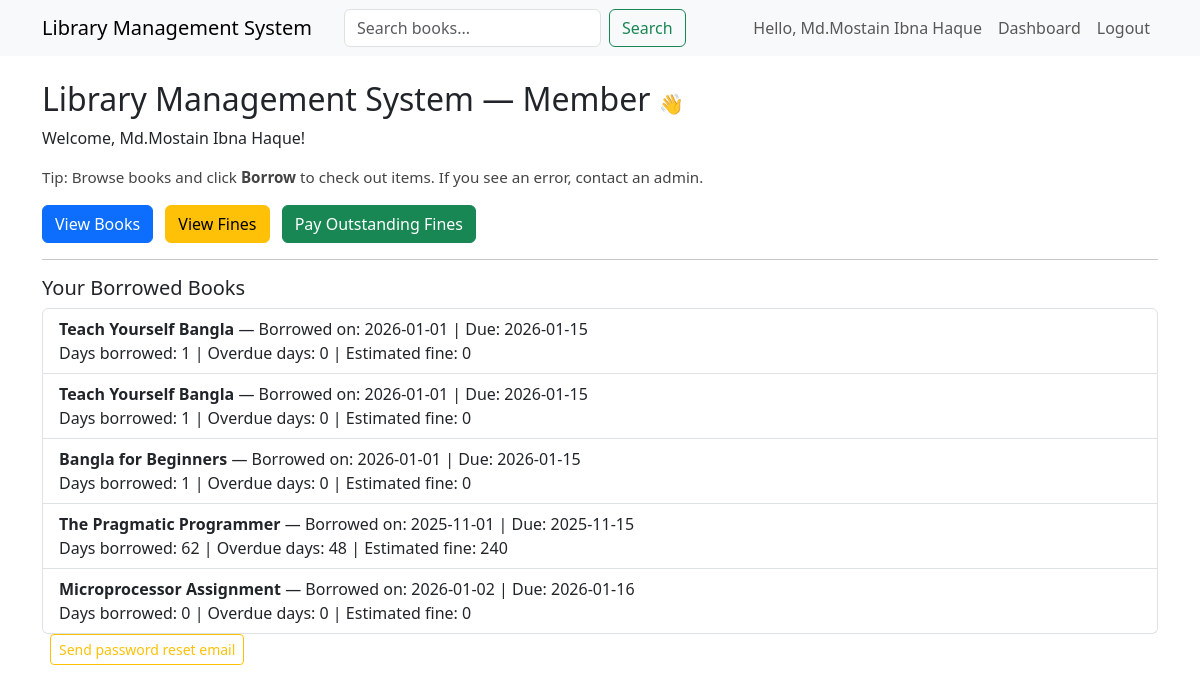
The app's page /dashboard (signed in) with its own data.
### tables this page shows
CREATE TABLE transactions(
        id INTEGER PRIMARY KEY,
        user_id INTEGER,
        book_id INTEGER,
        issue_date TEXT,
        due_date TEXT,
        return_date TEXT,
        FOREIGN KEY(user_id) REFERENCES users(id),
        FOREIGN KEY(book_id) REFERENCES books(id)
    );

CREATE TABLE books(
        id INTEGER PRIMARY KEY,
        title TEXT,
        author TEXT,
        isbn TEXT,
        category TEXT,
        quantity INTEGER,
        available INTEGER
    , image TEXT, pdf TEXT);

### app.py (the view, shortened to what this page needs)
@app.route("/dashboard")
@login_required
def dashboard():
    app.logger.info("Dashboard requested user_id=%s role=%s", session.get("user_id"), session.get("user_role"))
    return render_template("member.html")

### app.py (called while the page is built)
def db_connect():
    con = sqlite3.connect(DB_PATH, detect_types=sqlite3.PARSE_DECLTYPES)
    con.row_factory = sqlite3.Row
    return con

def login_required(f):
    from functools import wraps
    @wraps(f)
    def decorated(*args, **kwargs):
        if "user_id" not in session:
            return redirect(url_for("login"))
        return f(*args, **kwargs)
    return decorated

### templates/member.html
{% extends 'base.html' %}
{% block content %}
<h2>Library Management System — Member <span class="emoji">👋</span></h2>
<p>Welcome, {{ session.user_name }}!</p>
<p class="suggestion">Tip: Browse books and click <strong>Borrow</strong> to check out items. If you see an error, contact an admin.</p>
<a class="btn btn-primary pulse" href="/books">View Books</a>
<a class="btn btn-warning ms-2" href="/fines">View Fines</a>
<a class="btn btn-success ms-2" href="/payment">Pay Outstanding Fines</a>
<hr>
<h5>Your Borrowed Books</h5>
<div class="list-group">
  {% set txs = [] %}
  {% set txs = (get_user_transactions() if True else []) %}
  {% if txs %}
    {% for t in txs %}
      <div class="list-group-item">
        <strong>{{ t.book_title }}</strong> — Borrowed on: {{ t.issue_date }} | Due: {{ t.due_date }}<br>
        Days borrowed: {{ t.days_borrowed }} | Overdue days: {{ t.overdue_days }} | Estimated fine: {{ t.estimated_fine }}
      </div>
    {% endfor %}
  {% else %}
    <p>No active borrows.</p>
  {% endif %}
</div>
<form method="post" action="/account/send_reset" class="d-inline ms-2">
  <button class="btn btn-sm btn-outline-warning" onclick="return confirm('Send a password reset email to {{ session.user_name }}?')">Send password reset email</button>
</form>
{% endblock %}

### static/style.css (style rules this page uses)
body { padding-bottom: 40px; }
.pulse { animation: pulse 2.5s ease-in-out infinite; }
.emoji { font-size: 1.25rem; margin-right: 6px; }
.suggestion { font-size: 0.95rem; color: #444; }

### records on screen
transactions: book_title "Teach Yourself Bangla", issue_date "2026-01-01", due_date "2026-01-15", days_borrowed "1", overdue_days "0", estimated_fine "0"
transactions: book_title "Teach Yourself Bangla", issue_date "2026-01-01", due_date "2026-01-15", days_borrowed "1", overdue_days "0", estimated_fine "0"
transactions: book_title "Bangla for Beginners", issue_date "2026-01-01", due_date "2026-01-15", days_borrowed "1", overdue_days "0", estimated_fine "0"
transactions: book_title "The Pragmatic Programmer", issue_date "2025-11-01", due_date "2025-11-15", days_borrowed "62", overdue_days "48", estimated_fine "240"
transactions: book_title "Microprocessor Assignment", issue_date "2026-01-02", due_date "2026-01-16", days_borrowed "0", overdue_days "0", estimated_fine "0"

### other values on screen
{{ session.user_name }} "Md.Mostain Ibna Haque"
